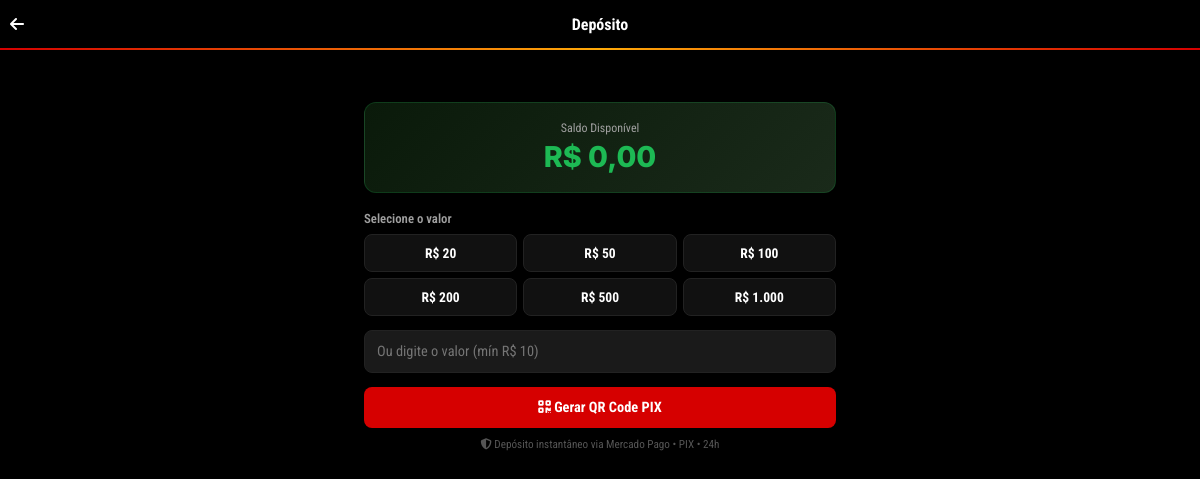
Screenshot of /deposit.php (signed in) with the database file from the repository.
### tables this page shows
CREATE TABLE users (
        id INTEGER PRIMARY KEY AUTOINCREMENT,
        username TEXT UNIQUE NOT NULL,
        email TEXT,
        phone TEXT,
        password TEXT NOT NULL,
        balance REAL DEFAULT 0.00,
        avatar TEXT DEFAULT '',
        lang TEXT DEFAULT 'pt',
        first_deposit_done INTEGER DEFAULT 0,
        lang_bonus_claimed INTEGER DEFAULT 0,
        created_at DATETIME DEFAULT CURRENT_TIMESTAMP
    );

### config.php (called while the page is built, shortened)
<?php
function getDB() {
    static $pdo = null;
    if ($pdo !== null) return $pdo;
    $pdo = new PDO('sqlite:' . DB_PATH);
    $pdo->setAttribute(PDO::ATTR_ERRMODE, PDO::ERRMODE_EXCEPTION);
    $pdo->setAttribute(PDO::ATTR_DEFAULT_FETCH_MODE, PDO::FETCH_ASSOC);
    $pdo->exec("CREATE TABLE IF NOT EXISTS users (
        id INTEGER PRIMARY KEY AUTOINCREMENT,
        username TEXT UNIQUE NOT NULL,
        email TEXT,
        phone TEXT,
        password TEXT NOT NULL,
        balance REAL DEFAULT 0.00,
        avatar TEXT DEFAULT '',
        lang TEXT DEFAULT 'pt',
        first_deposit_done INTEGER DEFAULT 0,
        lang_bonus_claimed INTEGER DEFAULT 0,
        created_at DATETIME DEFAULT CURRENT_TIMESTAMP
    )");
    $pdo->exec("CREATE TABLE IF NOT EXISTS games (
        id INTEGER PRIMARY KEY AUTOINCREMENT,
        name TEXT NOT NULL,
        category_id INTEGER DEFAULT 0,
        provider TEXT DEFAULT 'PG Soft',
        image TEXT DEFAULT '',
        image_url TEXT DEFAULT '',
        is_hot INTEGER DEFAULT 0,
        is_new INTEGER DEFAULT 0,
        sort_order INTEGER DEFAULT 0
    )");
    $pdo->exec("CREATE TABLE IF NOT EXISTS transactions (
        id INTEGER PRIMARY KEY AUTOINCREMENT,
        user_id INTEGER NOT NULL,
        type TEXT NOT NULL,
        amount REAL NOT NULL,
        status TEXT DEFAULT 'pending',
        pix_type TEXT,
        pix_key TEXT,
        full_name TEXT,
        cpf TEXT,
        mp_preference_id TEXT,
        mp_payment_id TEXT,
        created_at DATETIME DEFAULT CURRENT_TIMESTAMP
    )");
    try { $pdo->exec("ALTER TABLE users ADD COLUMN lang TEXT DEFAULT 'pt'"); } catch(Exception $e) {}
    try { $pdo->exec("ALTER TABLE users ADD COLUMN first_deposit_done INTEGER DEFAULT 0"); } catch(Exception $e) {}
    try { $pdo->exec("ALTER TABLE users ADD COLUMN lang_bonus_claimed INTEGER DEFAULT 0"); } catch(Exception $e) {}
    try { $pdo->exec("ALTER TABLE games ADD COLUMN image_url TEXT DEFAULT ''"); } catch(Exception $e) {}
    try { $pdo->exec("ALTER TABLE transactions ADD COLUMN full_name TEXT"); } catch(Exception $e) {}
    try { $pdo->exec("ALTER TABLE transactions ADD COLUMN cpf TEXT"); } catch(Exception $e) {}
    return $pdo;
}
function getCurrentUser() {
    $db = getDB();
    $stmt = $db->prepare("SELECT * FROM users WHERE id = :id");
    $stmt->execute([':id' => $_SESSION['user_id']]);
    return $stmt->fetch();
}
function getLang() {
    $user = getCurrentUser();
    if ($user && !empty($user['lang'])) return $user['lang'];
    return 'it';
}
function t($key) {
    static $translations = null;
    $lang = getLang();
    return $translations[$lang][$key] ?? $translations['it'][$key] ?? $key;
}

### deposit.php (the view, shortened to what this page needs)
<?php
require_once __DIR__ . '/config.php';
$user = getCurrentUser();
$lang = getLang();
?>
<!DOCTYPE html>
<html lang="<?= $lang ?>">
<head>
    <link rel="stylesheet" href="https://cdnjs.cloudflare.com/ajax/libs/font-awesome/6.5.1/css/all.min.css">
    <link rel="stylesheet" href="/assets/css/style.css">
</head>
<body>
<header class="navbar-top">
    <div class="navbar-left">
        <a href="/" style="color:#fff;font-size:1rem;"><i class="fa-solid fa-arrow-left"></i></a>
    </div>
    <div class="navbar-center"><span style="font-weight:700;font-size:1rem;"><?= t('deposit') ?></span></div>
</header>
<div class="red-separator"></div>
<div class="page-wrapper">
    <div class="balance-card">
        <div class="balance-label"><?= t('available_balance') ?></div>
        <div class="balance-amount">R$ <?= number_format($user['balance'], 2, ',', '.') ?></div>
    </div>
    <form action="/process_deposit.php" method="POST">
        <label style="font-size:0.8rem;font-weight:600;color:var(--text-secondary);display:block;margin-bottom:8px;">
            <?= t('select_amount') ?>
        </label>
        <div class="deposit-amounts">
            <div class="deposit-amount-btn" data-amount="20" onclick="selectAmount(this,20)">R$ 20</div>
            <div class="deposit-amount-btn" data-amount="50" onclick="selectAmount(this,50)">R$ 50</div>
            <div class="deposit-amount-btn" data-amount="100" onclick="selectAmount(this,100)">R$ 100</div>
            <div class="deposit-amount-btn" data-amount="200" onclick="selectAmount(this,200)">R$ 200</div>
            <div class="deposit-amount-btn" data-amount="500" onclick="selectAmount(this,500)">R$ 500</div>
            <div class="deposit-amount-btn" data-amount="1000" onclick="selectAmount(this,1000)">R$ 1.000</div>
        </div>
        <input type="number" name="amount" id="depositAmount" class="form-control-page" placeholder="Ou digite o valor (mín R$ 10)" min="10" step="0.01" required>
        <button type="submit" class="btn-submit">
            <i class="fa-solid fa-qrcode"></i> <?= t('generate_pix') ?>
        </button>
        <div class="info-text">
            <i class="fa-solid fa-shield-halved"></i> Depósito instantâneo via Mercado Pago • PIX • 24h
        </div>
    </form>
</div>
</body>
</html>

### assets/css/style.css (style rules this page uses)
:root { --bg-primary: #000000; --bg-secondary: #0a0a0a; --bg-card: #111111; --bg-card-hover: #1a1a1a; --bg-input: #1a1a1a; --bg-modal: #111111; --color-red: #d60000; --color-red-dark: #a00000; --color-gold: #ffaa09; --color-gold-light: #fff0bb; --color-green: #1db954; --color-green-dark: #056B2A; --text-primary: #ffffff; --text-secondary: #a0a0a0; --text-muted: #555; --border-radius: 16px; --border-radius-sm: 10px; --font-primary: 'Roboto Condensed', sans-serif; --font-secondary: 'Inter', sans-serif; --navbar-height: 48px; --bottom-nav-height: 58px; }
* { margin: 0; padding: 0; box-sizing: border-box; }
html { scroll-behavior: smooth; }
body { font-family: var(--font-primary); background: var(--bg-primary); color: var(--text-primary); min-height: 100vh; overflow-x: hidden; -webkit-font-smoothing: antialiased; }
a { text-decoration: none; color: inherit; }
button { cursor: pointer; border: none; outline: none; font-family: var(--font-primary); }
input, select, textarea { font-family: var(--font-primary); outline: none; }
.navbar-top { position: fixed; top: 0; left: 0; right: 0; height: var(--navbar-height); background: #000; display: flex; align-items: center; justify-content: space-between; padding: 0 10px; z-index: 100; }
.navbar-left, .navbar-right { display: flex; align-items: center; gap: 6px; }
.navbar-center { position: absolute; left: 50%; transform: translateX(-50%); }
.red-separator { height: 2px; background: linear-gradient(90deg, var(--color-red), var(--color-gold), var(--color-red)); margin-top: var(--navbar-height); }
.page-wrapper { padding: calc(var(--navbar-height) + 4px) 14px var(--bottom-nav-height); max-width: 500px; margin: 0 auto; }
.balance-card { background: linear-gradient(135deg, #0a1a0a, #1a2a1a); border: 1px solid rgba(29,185,84,0.2); border-radius: 12px; padding: 18px; margin-bottom: 18px; text-align: center; }
.balance-label { font-size: 0.75rem; color: var(--text-secondary); margin-bottom: 4px; }
.balance-amount { font-size: 1.8rem; font-weight: 800; color: var(--color-green); font-family: var(--font-secondary); }
.deposit-amounts { display: grid; grid-template-columns: repeat(3, 1fr); gap: 6px; margin-bottom: 14px; }
.deposit-amount-btn { padding: 10px; background: var(--bg-card); border: 1px solid #222; border-radius: 8px; color: #fff; font-weight: 700; font-size: 0.85rem; text-align: center; cursor: pointer; transition: all 0.2s; }
.form-control-page { width: 100%; padding: 12px; background: var(--bg-input); border: 1px solid #222; border-radius: 8px; color: #fff; font-size: 0.9rem; margin-bottom: 14px; }
.btn-submit { width: 100%; padding: 12px; background: var(--color-red); color: #fff; font-size: 0.9rem; font-weight: 700; border-radius: 8px; border: none; cursor: pointer; }
.info-text { font-size: 0.7rem; color: var(--text-muted); margin-top: 10px; text-align: center; }

### rows the page displays
users: lang "Depósito", lang "Saldo Disponível", balance "0,00", lang "Selecione o valor", lang "Gerar QR Code PIX"
